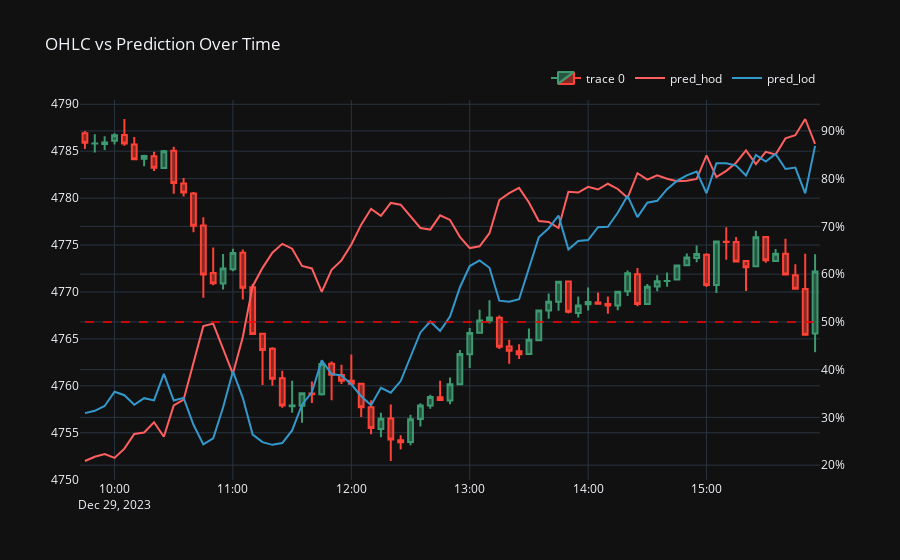

The notebook cell saved with this chart:
### Code cell
import plotly.graph_objects as go

# Pick a day in the test set
test_day = '2023-12-29'
test_df = df_results.loc[test_day:test_day]
X_prices = spx_data.loc[test_day:test_day, ['open','high','low','close']]

df_viz = test_df.merge(X_prices, left_index=True, right_index=True)

fig = go.Figure(data=[go.Candlestick(x=df_viz.index,
                open=df_viz['open'],
                high=df_viz['high'],
                low=df_viz['low'],
                close=df_viz['close'])])

fig.add_trace(go.Scatter(x=df_viz.index, y=df_viz['pred_hod'], mode='lines', name='pred_hod', yaxis='y2', line=dict(color='#ff5f5f')))
fig.add_trace(go.Scatter(x=df_viz.index, y=df_viz['pred_lod'], mode='lines', name='pred_lod', yaxis='y2', line=dict(color='#3399cc')))

fig.add_shape(
    type="line",
    x0=df_viz.index.min(),
    x1=df_viz.index.max(),
    y0=0.5,
    y1=0.5,
    yref='y2',
    line=dict(
        color="Red",
        width=1.5,
        dash="dash",
    )
)

fig.update_layout(
    template='plotly_dark',
    yaxis=dict(
        tickformat='.0f'
    ),
    yaxis2=dict(
        overlaying='y',
        side='right',
        tickformat=".0%"
    ),
    legend=dict(
        orientation="h",
        yanchor="bottom",
        y=1.02,
        xanchor="right",
        x=1
    ),
    title='OHLC vs Prediction Over Time',
    xaxis_rangeslider_visible=False
)

fig.show()
